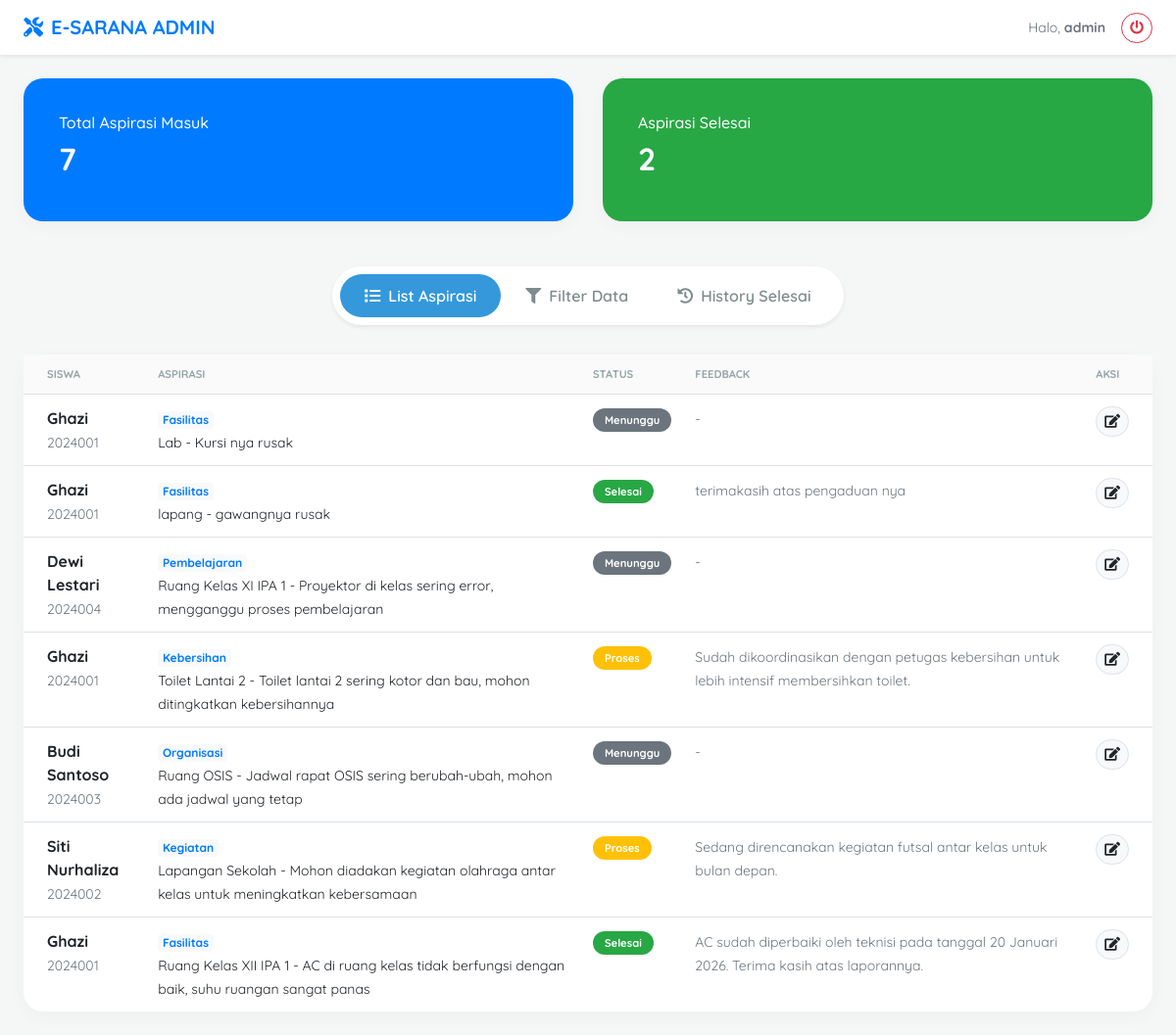
/admin_dashboard.php (signed in), run on the app's committed database.
### tables this page shows
CREATE TABLE `input_aspirasi` (
  `id_pelaporan` int(5) NOT NULL,
  `nis` int(10) NOT NULL,
  `id_kategori` int(5) NOT NULL,
  `lokasi` varchar(50) NOT NULL,
  `ket` text NOT NULL,
  `tanggal_input` datetime DEFAULT current_timestamp()
);

CREATE TABLE `siswa` (
  `nis` int(10) NOT NULL,
  `nama` varchar(100) NOT NULL,
  `kelas` varchar(10) NOT NULL,
  `password` varchar(255) NOT NULL,
  `created_at` timestamp NOT NULL DEFAULT current_timestamp()
);

CREATE TABLE `kategori` (
  `id_kategori` int(5) NOT NULL,
  `ket_kategori` varchar(30) NOT NULL,
  `created_at` timestamp NOT NULL DEFAULT current_timestamp()
);

CREATE TABLE `aspirasi` (
  `id_aspirasi` int(5) NOT NULL,
  `id_pelaporan` int(5) NOT NULL,
  `status` enum('Menunggu','Proses','Selesai') DEFAULT 'Menunggu',
  `feedback` text DEFAULT NULL,
  `tanggal_update` datetime DEFAULT current_timestamp() ON UPDATE current_timestamp()
);

### admin_dashboard.php (the view, shortened to what this page needs)
<?php
include "db/koneksi.php";
$where = "WHERE 1=1";
$stat_masuk = mysqli_fetch_assoc(mysqli_query($koneksi, "SELECT COUNT(*) as total FROM input_aspirasi"))['total'];
$stat_selesai = mysqli_fetch_assoc(mysqli_query($koneksi, "SELECT COUNT(*) as total FROM aspirasi WHERE status='Selesai'"))['total'];
?>
<!DOCTYPE html>
<html lang="id">
<head>
    <link rel="stylesheet" href="https://cdn.jsdelivr.net/npm/bootstrap@4.6.2/dist/css/bootstrap.min.css">
    <link rel="stylesheet" href="https://cdnjs.cloudflare.com/ajax/libs/font-awesome/5.15.4/css/all.min.css">
</head>
<body>
<nav class="navbar navbar-expand-lg navbar-light bg-white px-4 shadow-sm">
    <a class="navbar-brand font-weight-bold text-primary" href="#"><i class="fas fa-tools mr-2"></i>E-SARANA ADMIN</a>
    <div class="ml-auto d-flex align-items-center">
        <span class="small mr-3 text-muted">Halo, <strong><?= $_SESSION['admin']['nama_lengkap'] ?></strong></span>
        <a href="logout.php" class="btn btn-sm btn-outline-danger rounded-pill"><i class="fas fa-power-off"></i></a>
    </div>
</nav>
<div class="container-fluid p-4">
    <div class="row mb-4">
        <div class="col-md-6 mb-3">
            <div class="card card-custom bg-primary text-white p-3">
                <div class="card-body">
                    <h6>Total Aspirasi Masuk</h6>
                    <h2 class="font-weight-bold"><?= $stat_masuk ?></h2>
                </div>
            </div>
        </div>
        <div class="col-md-6 mb-3">
            <div class="card card-custom bg-success text-white p-3">
                <div class="card-body">
                    <h6>Aspirasi Selesai</h6>
                    <h2 class="font-weight-bold"><?= $stat_selesai ?></h2>
                </div>
            </div>
        </div>
    </div>
    <div class="nav-wrapper">
        <ul class="nav nav-pills nav-pills-custom shadow-sm" id="pills-tab">
            <li class="nav-item">
                <a class="nav-link active" data-toggle="pill" href="#pills-semua"><i class="fas fa-list mr-2"></i>List Aspirasi</a>
            </li>
            <li class="nav-item">
                <a class="nav-link" data-toggle="pill" href="#pills-filter"><i class="fas fa-filter mr-2"></i>Filter Data</a>
            </li>
            <li class="nav-item">
                <a class="nav-link" data-toggle="pill" href="#pills-history"><i class="fas fa-history mr-2"></i>History Selesai</a>
            </li>
        </ul>
    </div>
    <div class="tab-content">
        <div class="tab-pane fade show active" id="pills-semua">
            <div class="card card-custom">
                <div class="card-body p-0">
                    <div class="table-responsive">
                        <table class="table mb-0">
                            <thead>
                                <tr>
                                    <th class="pl-4">Siswa</th>
                                    <th>Aspirasi</th>
                                    <th>Status</th>
                                    <th>Feedback</th>
                                    <th class="pr-4">Aksi</th>
                                </tr>
                            </thead>
                            <tbody>
                                <?php
                                $sql = "SELECT i.*, s.nama, k.ket_kategori, a.status, a.feedback
                                        FROM input_aspirasi i
                                        JOIN siswa s ON i.nis = s.nis
                                        JOIN kategori k ON i.id_kategori = k.id_kategori
                                        LEFT JOIN aspirasi a ON i.id_pelaporan = a.id_pelaporan
                                        $where ORDER BY i.id_pelaporan DESC";
                                $res = mysqli_query($koneksi, $sql);
                                while($row = mysqli_fetch_assoc($res)) {
                                    $st = $row['status'] ?? 'Menunggu';
                                    $color = ($st == 'Selesai') ? 'success' : (($st == 'Proses') ? 'warning' : 'secondary');
                                ?>
                                <tr>
                                    <td class="pl-4"><strong><?= $row['nama'] ?></strong><br><small class="text-muted"><?= $row['nis'] ?></small></td>
                                    <td>
                                        <span class="badge badge-light text-primary"><?= $row['ket_kategori'] ?></span><br>
                                        <small><?= $row['lokasi'] ?> - <?= $row['ket'] ?></small>
                                    </td>
                                    <td><span class="badge-status bg-<?= $color ?> text-white"><?= $st ?></span></td>
                                    <td><small class="text-muted"><?= $row['feedback'] ?: '-' ?></small></td>
                                    <td class="pr-4">
                                        <button class="btn btn-sm btn-light border rounded-pill" data-toggle="modal" data-target="#modal<?= $row['id_pelaporan'] ?>">
                                            <i class="fas fa-edit"></i>
                                        </button>
                                    </td>
                                </tr>
                                <?php } ?>
                            </tbody>
                        </table>
                    </div>
                </div>
            </div>
        </div>
    </div>
</div>
</body>
</html>

### admin_dashboard.php (style rules this page uses)
:root { --primary: #3498db; --dark: #2c3e50; --bg: #f4f7f6; }
body { font-family: 'Quicksand', sans-serif; background-color: var(--bg); color: var(--dark); }
.nav-wrapper { display: flex; justify-content: center; margin: 30px 0; }
.nav-pills-custom { background: #fff; padding: 8px; border-radius: 50px; box-shadow: 0 10px 25px rgba(0,0,0,0.05); }
.nav-pills-custom .nav-link { border-radius: 50px; padding: 10px 25px; color: #7f8c8d; font-weight: 600; transition: 0.3s; }
.nav-pills-custom .nav-link.active { background: var(--primary); color: white !important; }
.card-custom { border: none; border-radius: 20px; box-shadow: 0 5px 20px rgba(0,0,0,0.03); }
.table thead th { border: none; background: #fafafa; text-transform: uppercase; font-size: 0.7rem; color: #95a5a6; }
.badge-status { padding: 5px 12px; border-radius: 50px; font-weight: 700; font-size: 0.7rem; }

### data on the page
input_aspirasi: nis.nama "Ghazi", nis "2024001", id_kategori.ket_kategori "Fasilitas", lokasi "Lab", ket "Kursi nya rusak", st "Menunggu", feedback "-"
input_aspirasi: nis.nama "Ghazi", nis "2024001", id_kategori.ket_kategori "Fasilitas", lokasi "lapang", ket "gawangnya rusak", aspirasi.status "Selesai", aspirasi.feedback "terimakasih atas pengaduan nya"
input_aspirasi: nis.nama "Dewi Lestari", nis "2024004", id_kategori.ket_kategori "Pembelajaran", lokasi "Ruang Kelas XI IPA 1", ket "Proyektor di kelas sering error, mengganggu proses pembelajaran", aspirasi.status "Menunggu", aspirasi.feedback "-"
input_aspirasi: nis.nama "Ghazi", nis "2024001", id_kategori.ket_kategori "Kebersihan", lokasi "Toilet Lantai 2", ket "Toilet lantai 2 sering kotor dan bau, mohon ditingkatkan kebersihannya", aspirasi.status "Proses", aspirasi.feedback "Sudah dikoordinasikan dengan petugas kebersihan untuk lebih intensif membersihkan toilet."
input_aspirasi: nis.nama "Budi Santoso", nis "2024003", id_kategori.ket_kategori "Organisasi", lokasi "Ruang OSIS", ket "Jadwal rapat OSIS sering berubah-ubah, mohon ada jadwal yang tetap", aspirasi.status "Menunggu", aspirasi.feedback "-"
input_aspirasi: nis.nama "Siti Nurhaliza", nis "2024002", id_kategori.ket_kategori "Kegiatan", lokasi "Lapangan Sekolah", ket "Mohon diadakan kegiatan olahraga antar kelas untuk meningkatkan kebersamaan", aspirasi.status "Proses", aspirasi.feedback "Sedang direncanakan kegiatan futsal antar kelas untuk bulan depan."
input_aspirasi: nis.nama "Ghazi", nis "2024001", id_kategori.ket_kategori "Fasilitas", lokasi "Ruang Kelas XII IPA 1", ket "AC di ruang kelas tidak berfungsi dengan baik, suhu ruangan sangat panas", aspirasi.status "Selesai", aspirasi.feedback "AC sudah diperbaiki oleh teknisi pada tanggal 20 Januari 2026. Terima kasih atas laporannya."

### other printed values
$_SESSION['admin']['nama_lengkap'] "admin"
$stat_masuk "7"
$stat_selesai "2"
